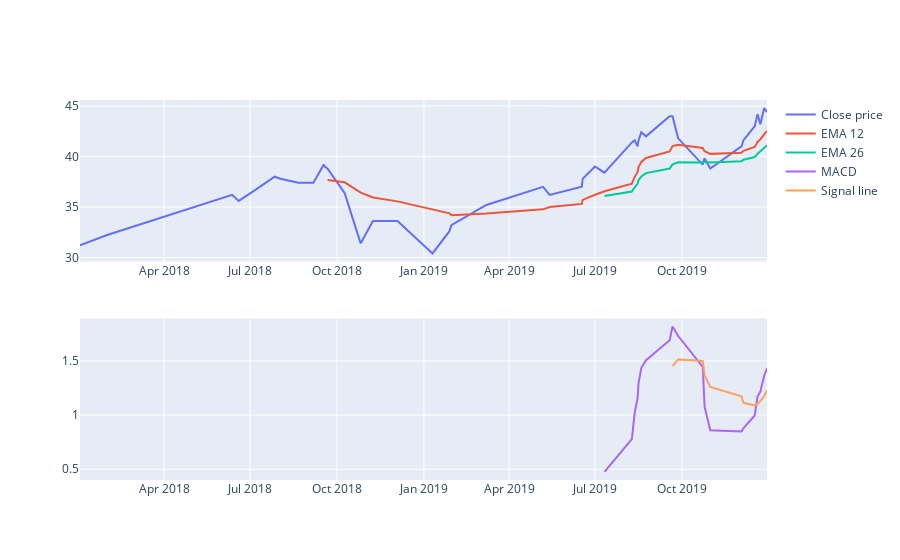

Notebook code cell kept with this figure:
### Code cell
# MACD
EMA_12 = pd.Series(df['EndPrice'].ewm(span=12, min_periods=12).mean())
EMA_26 = pd.Series(df['EndPrice'].ewm(span=26, min_periods=26).mean())
df['MACD'] = pd.Series(EMA_12 - EMA_26)
df['MACD_signal'] = pd.Series(df.MACD.ewm(span=9, min_periods=9).mean())

fig = make_subplots(rows=2, cols=1)
fig.add_trace(go.Scatter(x=df.Date, y=df.EndPrice, name='Close price'), row=1, col=1)
fig.add_trace(go.Scatter(x=df.Date, y=EMA_12, name='EMA 12'), row=1, col=1)
fig.add_trace(go.Scatter(x=df.Date, y=EMA_26, name='EMA 26'), row=1, col=1)
fig.add_trace(go.Scatter(x=df.Date, y=df['MACD'], name='MACD'), row=2, col=1)
fig.add_trace(go.Scatter(x=df.Date, y=df['MACD_signal'], name='Signal line'), row=2, col=1)
fig.show()
